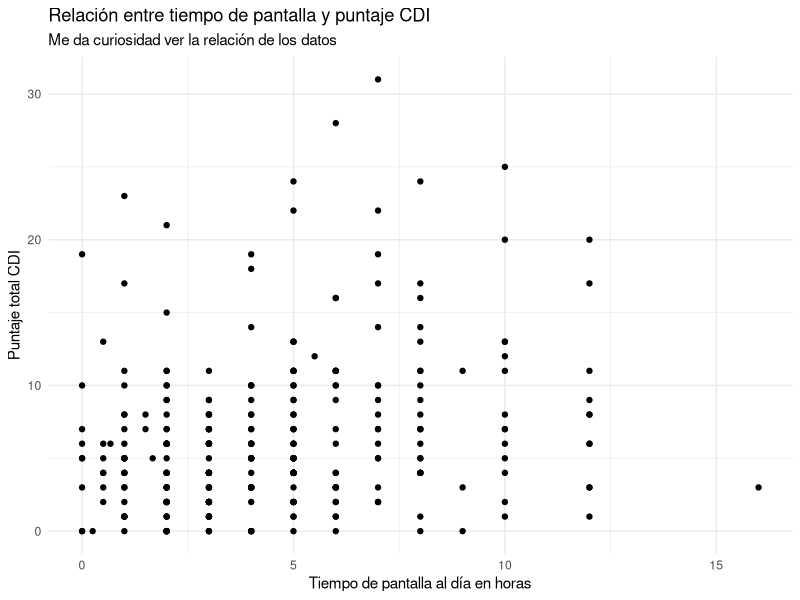
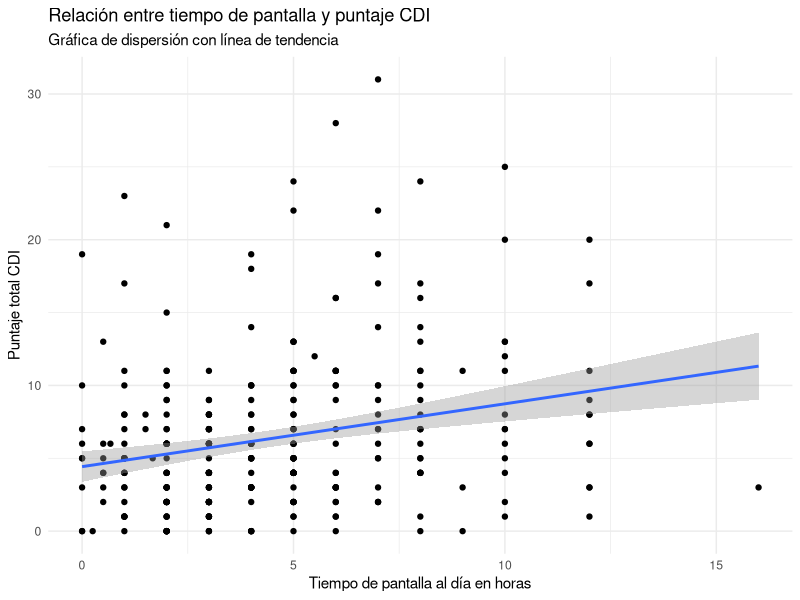
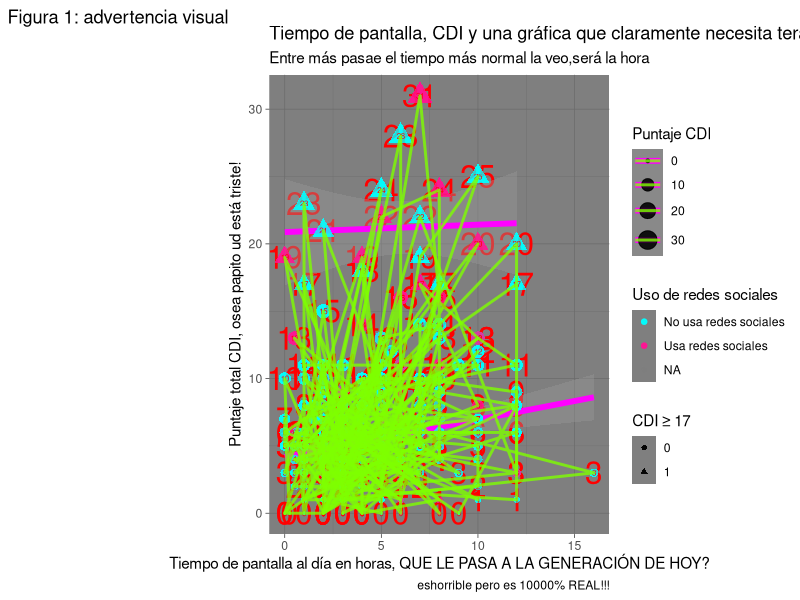

Generate these figures, in order, with R:
library(ggplot2)

#datos <- read.csv(file.choose())
datos <- read.csv("dataset_depressao_infantil_public.csv")

View(datos)

str(datos)

#Ver la variables
names(datos) <- c(
  "id",
  "edad",
  "nivel_educativo",
  "codigo_nivel_educativo",
  "grado_escolar",
  "composicion_hogar",
  "codigo_composicion_hogar",
  "tiempo_pantalla_min_dia",
  "influencia_redes_sociales",
  "codigo_influencia_redes",
  "usa_redes_sociales",
  "actividad_fisica_fuera_colegio",
  "codigo_actividad_fisica_fuera_colegio",
  "realiza_actividad_fisica",
  "dias_actividad_fisica_semana",
  "puntaje_cdi_total",
  "cdi_mayor_igual_13",
  "cdi_mayor_igual_17"
)

#crear una nueva variable para ver el tiempo en horas
datos$tiempo_pantalla_horas_dia <- datos$tiempo_pantalla_min_dia / 60

View(datos)
#redondear el resultado a dos decimales

datos$tiempo_pantalla_horas_dia <- round(datos$tiempo_pantalla_min_dia / 60, 2)

#Variables que quiero usar

datos_grafica <- datos[, c(
  "tiempo_pantalla_horas_dia",
  "puntaje_cdi_total",
  "usa_redes_sociales",
  "cdi_mayor_igual_17"
)]
#Quiero ver los resultados del estudio, porque si jejeje

ggplot(datos_grafica, aes(x = tiempo_pantalla_horas_dia, y = puntaje_cdi_total)) +
  geom_point() +
  labs(
    title = "Relación entre tiempo de pantalla y puntaje CDI",
    subtitle = "Me da curiosidad ver la relación de los datos",
    x = "Tiempo de pantalla al día en horas",
    y = "Puntaje total CDI"
  ) +
  theme_minimal()
#Habrá correlación?, esto me está gustando
correlacion <- cor(
  datos_grafica$tiempo_pantalla_horas_dia,
  datos_grafica$puntaje_cdi_total,
  use = "complete.obs"
)
ggplot(datos_grafica, aes(x = tiempo_pantalla_horas_dia, y = puntaje_cdi_total)) +
  geom_point() +
  geom_smooth(method = "lm") +
  labs(
    title = "Relación entre tiempo de pantalla y puntaje CDI",
    subtitle = "Gráfica de dispersión con línea de tendencia",
    x = "Tiempo de pantalla al día en horas",
    y = "Puntaje total CDI"
  ) +
  theme_minimal()

#Ahora sí, no más distracción, vamos al grano

ggplot(
  datos_grafica,
  aes(
    x = tiempo_pantalla_horas_dia,
    y = puntaje_cdi_total,
    colour = factor(usa_redes_sociales),
    size = puntaje_cdi_total,
    shape = factor(cdi_mayor_igual_17)
  )
) +
  geom_point(alpha = 0.8) +
  geom_text(
    aes(label = puntaje_cdi_total),
    size = 8,
    colour = "red"
  ) +
  geom_smooth(method = "lm", colour = "#FF00FF", linewidth = 2) +
  scale_colour_manual(
    values = c(
      "0" = "#00FFFF",
      "1" = "#FF1493"
    ),
    labels = c(
      "0" = "No usa redes sociales",
      "1" = "Usa redes sociales"
    )
  ) +
  labs(
    tag = "Figura 1: advertencia visual",
    title = "Tiempo de pantalla, CDI y una gráfica que claramente necesita terapia visual",
    subtitle = "Entre más pasae el tiempo más normal la veo,será la hora",
    caption = "eshorrible pero es 10000% REAL!!!",
    x = "Tiempo de pantalla al día en horas, QUE LE PASA A LA GENERACIÓN DE HOY?",
    y = "Puntaje total CDI, osea papito ud está triste!",
    colour = "Uso de redes sociales",
    size = "Puntaje CDI",
    shape = "CDI ≥ 17"
  ) +
  theme_dark() +
  geom_point(alpha = 0.8) +
  geom_text(
    aes(label = puntaje_cdi_total),
    size = 2,
    colour = "red"
  ) +
  geom_path(
    aes(group = factor(usa_redes_sociales)),
    linewidth = 1,
    alpha = 0.8,
    colour = "#7FFF00"
  )
